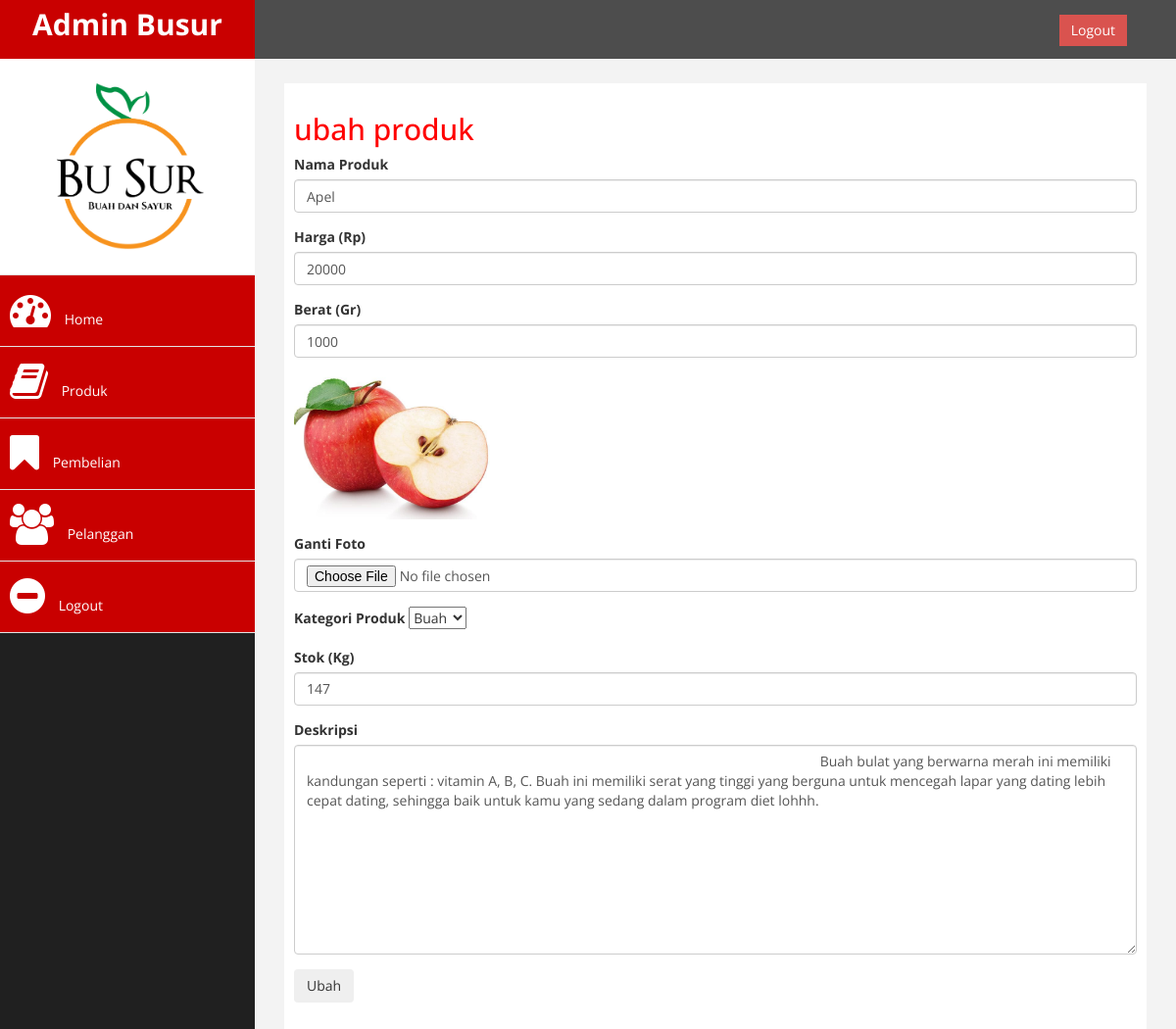
Screenshot of /admin/index.php?halaman=ubahproduk&id=2 (signed in) with the database file from the repository.
### tables this page shows
CREATE TABLE `produk` (
  `id_produk` int(11) NOT NULL,
  `nama_produk` varchar(100) NOT NULL,
  `kategori_produk` varchar(20) NOT NULL,
  `berat_produk` int(11) NOT NULL,
  `harga_produk` int(11) NOT NULL,
  `foto_produk` varchar(100) NOT NULL,
  `deskripsi_produk` text NOT NULL,
  `stok_produk` int(11) NOT NULL
);

### admin/ubahproduk.php (the view, shortened to what this page needs)
<h2>ubah produk</h2>
<?php
$ambil =$koneksi->query("SELECT * FROM produk WHERE id_produk='$_GET[id]'");
$pecah = $ambil->fetch_assoc();
?>
<form method="post" enctype="multipart/form-data">
	<div class="form-group">
		<label>Nama Produk</label>
		<input type="text" name="nama" class="form-control" value="<?php echo $pecah['nama_produk']; ?>">
	</div>
	<div class="form-group">
		<label>Harga (Rp)</label>
		<input type="number" name="harga" class="form-control" value="<?php echo $pecah['harga_produk']; ?>">
	</div>
	<div class="form-group">
		<label>Berat (Gr)</label>
		<input type="number" name="berat" class="form-control" value="<?php echo $pecah['berat_produk']; ?>">
	</div>
	<div class="form-group">
		<img src="../foto_produk/<?php echo $pecah['foto_produk'] ?>" width="200">
	</div>
	<div class="form-group">
		<label>Ganti Foto</label>
		<input type="file" name="foto" class="form-control">
	</div>
	<div class="form-group">
		<label>Kategori Produk</label>
		<select name="kategori" >
  <option value="buah">Buah</option>
</select>
	</div>
	<div class="form-group">
		<label>Stok (Kg)</label>
		<input type="number" name="stok" class="form-control" value="<?php echo $pecah['stok_produk']; ?>">
	</div>
	<div class="form-group">
		<label>Deskripsi</label>
		<textarea name="deskripsi" class="form-control" rows="10">
			<?php echo $pecah['deskripsi_produk']; ?>
		</textarea>
	</div>
	<button class="btn btn_primary" name="ubah">Ubah</button>
</form>

### admin/assets/css/custom.css (style rules this page uses)
body { font-family: 'Open Sans', sans-serif; }
h2 { color: #f00; }

### rows the page displays
produk: nama "Apel", harga "20000", berat "1000", foto_produk (picture), stok "147", deskripsi "Buah bulat yang berwarna merah ini memiliki kandungan seperti : vitamin A, B, C. Buah ini memiliki serat yang tinggi yang berguna untuk mencegah lapar yang dating lebih cepat dating, sehingga baik untuk kamu yang sedang dalam program diet lohhh."
